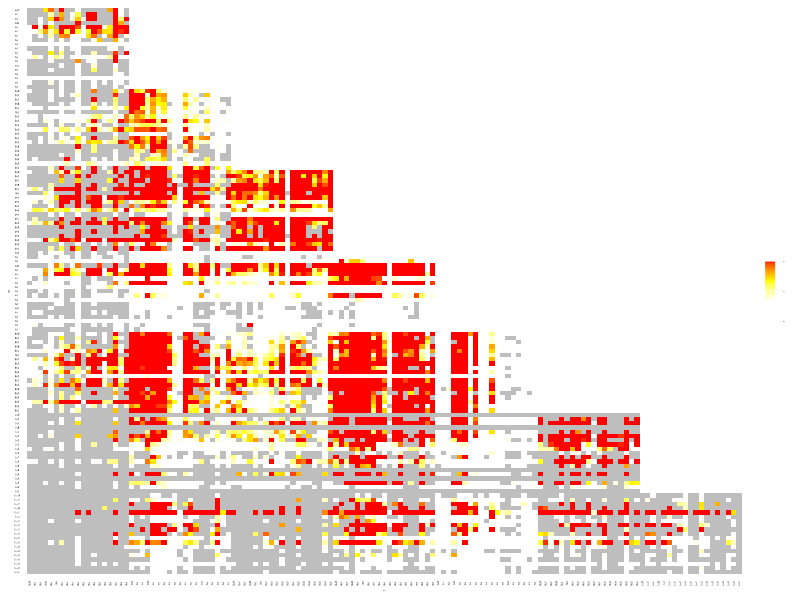
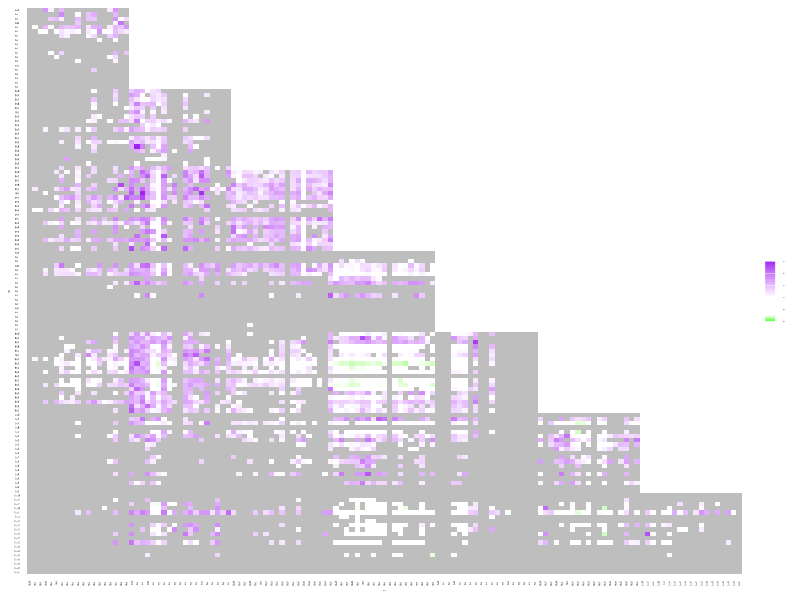
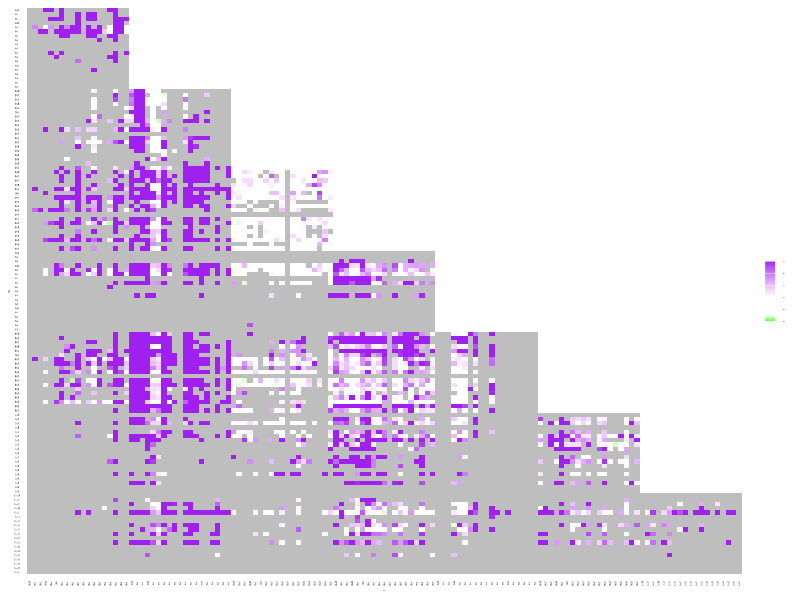

Write the R code that produced these figures, in order.
#R code
library(ggplot2)
library(scales)
library(RColorBrewer)
library(readr)
library(tidyr)
library(reshape)
library(stringr)
library(dplyr)
library(ggrepel)
library(gridExtra)
require(cowplot)

aa_levels   <- rev(c('E','D','R','K','H','Q','N','S','T','P','G','C','A','V','I','L','M','F','Y','W','_'))
resi_levels <- c('Q42','I45','D46','Q47','I48','N49','L52','T111')
mut_levels <- c()
for (resi in resi_levels){
  for (aa in aa_levels){
    mut_levels <- c(mut_levels,paste(resi,aa,sep=''))
    }
  }

capping1 <- function(v){
  if (v > 1){return (1)}
  else{return (v)}
  }

capping5 <- function(v){
  if (v > 5){return (5)}
  else{return (v)}
  }

plot_fit_heatmap2 <- function(Fit_Table, graphname){
  textsize <- 1
  p <-  ggplot() + 
	  geom_tile(data=Fit_Table, aes(x=mut1,y=mut2,fill=mapply(capping1,score))) +
	  scale_fill_gradientn(colours=c("white", "white", "yellow", "red"),
		limits= c(0,1),
		values=rescale(c(0, 0.33, 0.66, 1)),
		guide="colorbar",
		breaks=c(0,0.5,1),
		labels=c('0.0','0.5','1.0'),
		na.value="grey") +
	  theme_classic() +
	  theme(axis.text=element_text(size=textsize,face="bold",colour = 'black'),
		axis.text.x=element_text(angle=90,hjust=1,vjust=0.5,colour = 'black'),
		axis.text.y=element_text(hjust=0.5,vjust=0.5,colour = 'black'),
		axis.title=element_text(size=textsize,face="bold"),
		axis.line = element_line(colour = 'black', size = 0),
		axis.ticks = element_blank(),
		legend.title=element_blank(),
		panel.border = element_rect(colour = "black", fill=NA, size=0)) +
	  guides(fill = guide_colorbar(ticks = FALSE, barwidth=0.5, barheight=3,
				       label.theme = element_text(colour="black",size=textsize,angle=0,face='bold')))
  ggsave(graphname,p,width=3.5,height=3,dpi=600)
  }

plot_esp_heatmap2 <- function(EspTable,graphname){
  textsize    <- 1
  p <-  ggplot() +
          geom_tile(data=EspTable, aes(x=mut1,y=mut2,fill=mapply(capping5,score))) +
          scale_fill_gradientn(colours=c("green", "white", "white", "white", "purple"),
                limits= c(0,5),
                values=rescale(c(0, 0.5, 1, 2, 5)),
                guide="colorbar",
                breaks=c(0,1,2,3,4,5),
                labels=c('0.0','1.0','2.0','3.0','4.0','5.0'),
                na.value="grey") +
          theme_classic() +
          theme(axis.text=element_text(size=textsize,face="bold",colour = 'black'),
                axis.text.x=element_text(angle=90,hjust=1,vjust=0.5,colour = 'black'),
                axis.text.y=element_text(hjust=0.5,vjust=0.5,colour = 'black'),
                axis.title=element_text(size=textsize,face="bold"),
                axis.line = element_line(colour = 'black', size = 0),
		axis.ticks = element_blank(),
                legend.title=element_blank(),
                panel.border = element_rect(colour = "black", fill=NA, size=0)) +
          guides(fill = guide_colorbar(ticks = FALSE, barwidth=0.5, barheight=3,
                                       label.theme = element_text(colour="black",size=textsize,angle=0,face='bold'))) 
  ggsave(graphname,p,width=3.5,height=3,dpi=600)
  }

Fit_Table <- read_tsv('result/Heatmap_D.tsv') %>%
               mutate(mut1=factor(mut1,level=mut_levels)) %>%
               mutate(mut2=factor(mut2,level=rev(mut_levels)))
fit_no_antibody_Table <- Fit_Table %>% mutate(score=fit_no_antibody)
resist_10ug_CR9114_Table <- Fit_Table %>% mutate(score=resist_10ug_CR9114)
resist_2500ng_FI6v3_Table <- Fit_Table %>% mutate(score=resist_2500ng_FI6v3)
plot_fit_heatmap2(fit_no_antibody_Table, 'graph/heatmap_fit_double.png')
plot_esp_heatmap2(resist_10ug_CR9114_Table, 'graph/heatmap_resist_10ug_CR9114_double.png')
plot_esp_heatmap2(resist_2500ng_FI6v3_Table, 'graph/heatmap_resist_2500ng_FI6v3_double.png')
